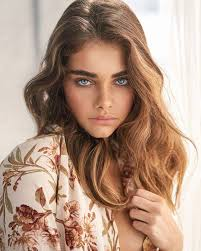
#> input picture images.jpg, 201 x 251 px
$ jupyter execute Task_5.ipynb
#> lines starting #> are read from the running program, lines starting #| are printed output that depends on the picture
## Code for checking the upper limit of cv2.threshold()

[cell 1]
from __future__ import print_function
import cv2 as cv
import argparse

max_value = 255
max_type = 4
max_binary_value = 255
trackbar_type = 'Type: \n 0: Binary \n 1: Binary Inverted \n 2: Truncate \n 3: To Zero \n 4: To Zero Inverted'
trackbar_value = 'Value'
window_name = 'Threshold Demo'

## [Threshold_Demo]
def Threshold_Demo(val):
    #0: Binary
    #1: Binary Inverted
    #2: Threshold Truncated
    #3: Threshold to Zero
    #4: Threshold to Zero Inverted
    threshold_type = cv.getTrackbarPos(trackbar_type, window_name)
    threshold_value = cv.getTrackbarPos(trackbar_value, window_name)
    _, dst = cv.threshold(src, threshold_value, max_binary_value, threshold_type )
    cv.imshow(window_name, dst)
## [Threshold_Demo]

parser = argparse.ArgumentParser(description='Basic Thresholding Operations')
parser.add_argument('--input', help='Path to input image.', default='images.jpg')
args = parser.parse_args(args=[])

## [load]
# Load an image
src = cv.imread(cv.samples.findFile(args.input))
#> src is the input picture: shape (251, 201, 3); mean B, G, R 132, 150.2, 179.5
if src is None:
    print('Could not open or find the image: ', args.input)
    exit(0)
## [load]

## [window]
# Create a window to display results
cv.namedWindow(window_name)
## [window]

## [trackbar]
# Create Trackbar to choose type of Threshold
cv.createTrackbar(trackbar_type, window_name , 3, max_type, Threshold_Demo)
# Create Trackbar to choose Threshold value
cv.createTrackbar(trackbar_value, window_name , 0, max_value, Threshold_Demo)
## [trackbar]

# Call the function to initialize
Threshold_Demo(0)
# Wait until user finishes program
cv.waitKey(0)
cv.destroyAllWindows()

From the center of the image, in all directions, increase the RGB values of the pixels in a manner that, each pixel from the center, the percentage drops by 1%. i.e. the center pixel's RGB will increase by 50%, and the next pixels in x and y directions will be 49%. This goes on and on until the increase becomes 0 %.

[cell 2]
import cv2

img_1 = cv2.imread("images.jpg")
h, w, c = img_1.shape
#> h = 251; w = 201; c = 3
print('width:  ', w)
#| width:   201
print('height: ', h)
#| height:  251
print('channel:', c)
#| channel: 3

[cell 3]
b,g,r = (img_1[0,0])
#> b = 198; g = 206; r = 213
print (r)
#| 213
print (g)
#| 206
print (b)
#| 198

[cell 4]
b,g,r = (img_1[124,99])
#> b = 103; g = 128; r = 200
print (r)
#| 200
print (g)
#| 128
print (b)
#| 103

[cell 5]
b,g,r = (img_1[125,100])
#> b = 108; g = 137; r = 204
print (r)
#| 204
print (g)
#| 137
print (b)
#| 108

[cell 6]
b,g,r = (img_1[127,102])
#> b = 139; g = 172; r = 228
print (r)
#| 228
print (g)
#| 172
print (b)
#| 139

[cell 7]
b,g,r = (img_1[128,103])
#> b = 161; g = 188; r = 238
print (r)
#| 238
print (g)
#| 188
print (b)
#| 161

[cell 8]
b,g,r = (img_1[129,104])
#> b = 151; g = 181; r = 230
print (r)
#| 230
print (g)
#| 181
print (b)
#| 151

[cell 9]
b,g,r = (img_1[130,105])
#> b = 155; g = 189; r = 243
print (r)
#| 243
print (g)
#| 189
print (b)
#| 155

[cell 10]
b,g,r = (img_1[249,199])
#> b = 226; g = 236
print (r)
#| 243
print (g)
#| 236
print (b)
#| 226

[cell 11]
imgcolor = cv2.cvtColor(img_1, cv2.COLOR_BGR2GRAY)
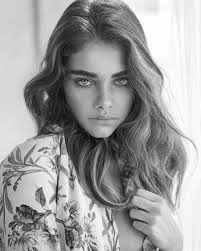
#> imgcolor: shape (251, 201); min 4, max 255, mean 156.9

#applying threshold #4: Threshold to zero inverted
val, th4 = cv2.threshold(imgcolor, 198, 255, cv2.THRESH_TOZERO_INV)
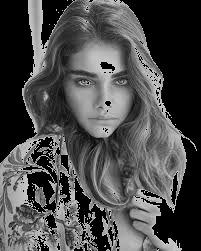
#> th4: shape (251, 201); min 0, max 198, mean 74.8
# display the images
cv2.imshow('Original', img_1)
cv2.imshow('THRESH_TOZERO_INV', th4)
cv2.waitKey(0)
cv2.destroyAllWindows()
cv2.imwrite("enhanced_th4.jpg", th4)
#> Out = True

[cell 12]
img_2 = cv2.imread("enhanced_th4.jpg")
#> img_2: shape (251, 201, 3); min 0, max 203, mean 74.9

### Checking pixel values of different co-ordinates

[cell 13]
r,g,b = (img_2[0,0])
#> r = 0; g = 0; b = 0
print (r)
#| 0
print (g)
#| 0
print (b)
#| 0

[cell 14]
r,g,b = (img_2[50,25])
print (r)
#| 0
print (g)
#| 0
print (b)
#| 0

[cell 15]
r,g,b = (img_2[75,50])
#> r = 32; g = 32; b = 32
print (r)
#| 32
print (g)
#| 32
print (b)
#| 32

[cell 16]
r,g,b = (img_2[76,51])
#> r = 35; g = 35; b = 35
print (r)
#| 35
print (g)
#| 35
print (b)
#| 35

[cell 17]
r,g,b = (img_2[100,75])
#> r = 130; g = 130; b = 130
print (r)
#| 130
print (g)
#| 130
print (b)
#| 130

[cell 18]
r,g,b = (img_2[124,99])
#> r = 147; g = 147; b = 147
print (r)
#| 147
print (g)
#| 147
print (b)
#| 147

[cell 19]
r,g,b = (img_2[125,100])
#> r = 154; g = 154; b = 154
print (r)
#| 154
print (g)
#| 154
print (b)
#| 154

[cell 20]
r,g,b = (img_2[126,101])
#> r = 171; g = 171; b = 171
print (r)
#| 171
print (g)
#| 171
print (b)
#| 171

[cell 21]
r,g,b = (img_2[127,102])
#> r = 185; g = 185; b = 185
print (r)
#| 185
print (g)
#| 185
print (b)
#| 185

[cell 22]
r,g,b = (img_2[128,103])
#> r = 0; g = 0; b = 0
print (r)
#| 0
print (g)
#| 0
print (b)
#| 0

[cell 23]
r,g,b = (img_2[130,105])
#> r = 1; g = 1; b = 1
print (r)
#| 1
print (g)
#| 1
print (b)
#| 1

[cell 24]
r,g,b = (img_2[249,199])
#> r = 0; g = 0; b = 0
print (r)
#| 0
print (g)
#| 0
print (b)
#| 0

$ run again, with rotated_clockwise.jpg copied over images.jpg
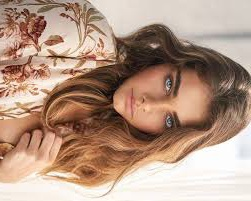
#> input picture rotated_clockwise.jpg, 251 x 201 px
#> src is the input picture: shape (201, 251, 3); mean B, G, R 132.1, 150.2, 179.4
#| width:   251
#| height:  201
#| channel: 3
#> `b,g,r = (img_1[0,0])`: b = 116; g = 130; r = 158
#| 158
#| 130
#| 116
#> `b,g,r = (img_1[124,99])`: b = 51; g = 70; r = 107
#| 107
#| 70
#| 51
#> `b,g,r = (img_1[125,100])`: b = 33; g = 52; r = 87
#| 87
#| 52
#| 33
#> `b,g,r = (img_1[127,102])`: b = 41; g = 60; r = 98
#| 98
#| 60
#| 41
#> `b,g,r = (img_1[128,103])`: b = 55; g = 75; r = 123
#| 123
#| 75
#| 55
#> `b,g,r = (img_1[129,104])`: b = 53; g = 74; r = 125
#| 125
#| 74
#| 53
#> `b,g,r = (img_1[130,105])`: b = 52; g = 75
#| 125
#| 75
#| 52
#> `imgcolor = cv2.cvtColor(img_1, cv2.COLOR_BGR2GRAY)`:
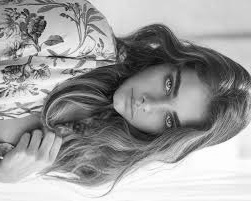
#> imgcolor: shape (201, 251); min 4, max 255, mean 156.9
#> `val, th4 = cv2.threshold(imgcolor, 198, 255, cv2.THRESH_TOZERO_INV)`:
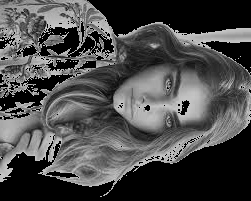
#> th4: shape (201, 251); min 0, max 198, mean 74.7
#> Out = True
#> `r,g,b = (img_2[0,0])`: r = 137
#| 137
#| 137
#| 137
#> `r,g,b = (img_2[50,25])`: r = 0
#| 0
#| 0
#| 0
#> `r,g,b = (img_2[75,50])`: r = 176
#| 176
#| 176
#| 176
#> `r,g,b = (img_2[76,51])`: r = 0
#| 0
#| 0
#| 0
#> `r,g,b = (img_2[100,75])`: r = 70
#| 70
#| 70
#| 70
#> `r,g,b = (img_2[124,99])`: r = 79
#| 79
#| 79
#| 79
#> `r,g,b = (img_2[125,100])`: r = 60
#| 60
#| 60
#| 60
#> `r,g,b = (img_2[126,101])`: r = 74
#| 74
#| 74
#| 74
#> `r,g,b = (img_2[127,102])`: r = 69
#| 69
#| 69
#| 69
#> `r,g,b = (img_2[128,103])`: r = 87
#| 87
#| 87
#| 87
#| 87
#| 87
#| 87

$ run again, with x_direction.jpg copied over images.jpg
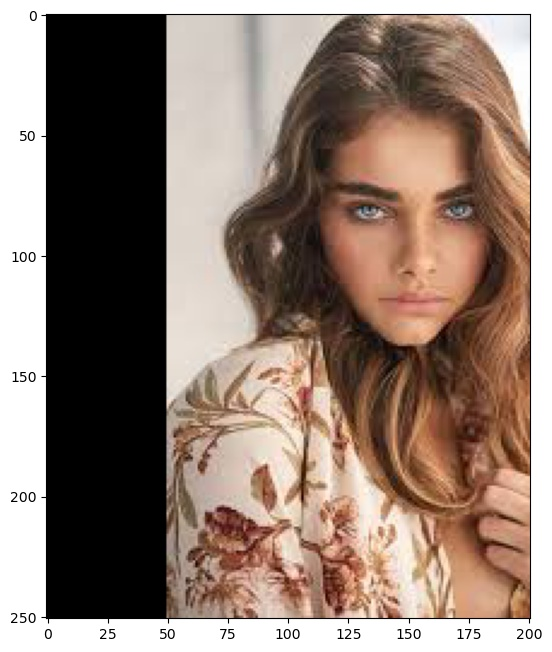
#> input picture x_direction.jpg, 552 x 652 px
#> src is the input picture: shape (652, 552, 3); mean B, G, R 114.4, 125.7, 145
#| width:   552
#| height:  652
#| channel: 3
#> `b,g,r = (img_1[0,0])`: b = 255
#| 255
#| 255
#| 255
#> `b,g,r = (img_1[124,99])`: b = 0
#| 0
#| 0
#| 0
#| 0
#| 0
#| 0
#| 0
#| 0
#| 0
#| 0
#| 0
#| 0
#| 0
#| 0
#| 0
#| 0
#| 0
#| 0
#> `b,g,r = (img_1[249,199])`: b = 204; g = 213; r = 222
#| 222
#| 213
#| 204
#> `imgcolor = cv2.cvtColor(img_1, cv2.COLOR_BGR2GRAY)`:
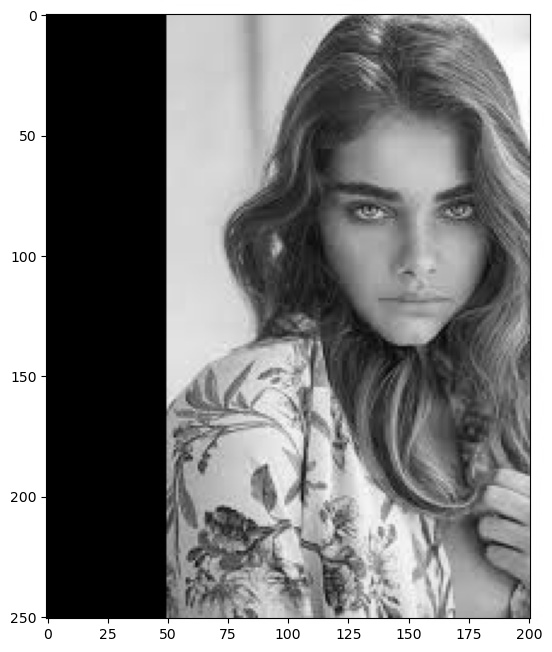
#> imgcolor: shape (652, 552); min 0, max 255, mean 130.2
#> `val, th4 = cv2.threshold(imgcolor, 198, 255, cv2.THRESH_TOZERO_INV)`:
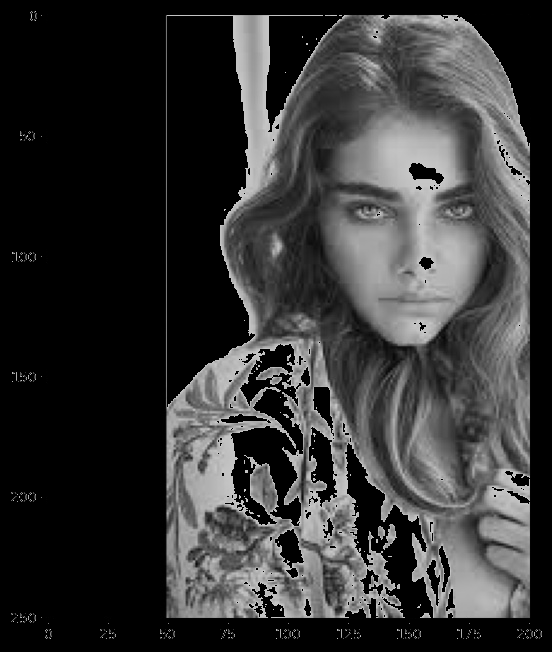
#> th4: shape (652, 552); min 0, max 198, mean 53.7
#> Out = True
#> `r,g,b = (img_2[0,0])`: r = 0
#| 0
#| 0
#| 0
#| 0
#| 0
#| 0
#| 0
#| 0
#| 0
#| 0
#| 0
#| 0
#| 0
#| 0
#| 0
#| 0
#| 0
#| 0
#| 0
#| 0
#| 0
#| 0
#| 0
#| 0
#| 0
#| 0
#| 0
#| 0
#| 0
#| 0
#| 0
#| 0
#| 0
#| 0
#| 0
#| 0
